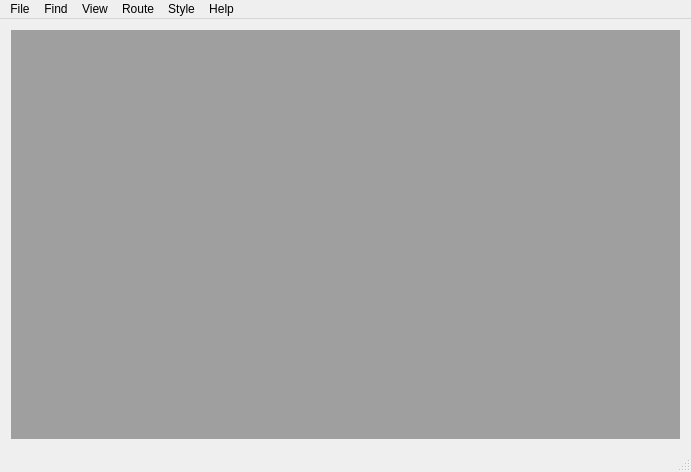
<?xml version="1.0" encoding="UTF-8"?>
<ui version="4.0">
 <class>MainWindow</class>
 <widget class="QMainWindow" name="MainWindow">
  <property name="geometry">
   <rect>
    <x>0</x>
    <y>0</y>
    <width>691</width>
    <height>472</height>
   </rect>
  </property>
  <property name="windowTitle">
   <string>CartoType Maps</string>
  </property>
  <widget class="QWidget" name="centralWidget">
   <layout class="QVBoxLayout" name="verticalLayout">
    <item>
     <widget class="QMdiArea" name="mdiArea"/>
    </item>
   </layout>
  </widget>
  <widget class="QMenuBar" name="menuBar">
   <property name="geometry">
    <rect>
     <x>0</x>
     <y>0</y>
     <width>691</width>
     <height>18</height>
    </rect>
   </property>
   <widget class="QMenu" name="menuFile">
    <property name="title">
     <string>File</string>
    </property>
    <addaction name="actionOpen"/>
    <addaction name="actionQuit"/>
    <addaction name="separator"/>
    <addaction name="actionPrint"/>
    <addaction name="actionPrint_Preview"/>
    <addaction name="separator"/>
    <addaction name="actionSave_Image_as_PNG"/>
    <addaction name="actionSave_Added_Data_as_CTMS"/>
    <addaction name="actionImport_Data_from_CTMS"/>
    <addaction name="actionImport_Data_from_GPX_file"/>
   </widget>
   <widget class="QMenu" name="menuHelp">
    <property name="title">
     <string>Help</string>
    </property>
    <addaction name="actionAbout_CartoType_Maps"/>
   </widget>
   <widget class="QMenu" name="menuView">
    <property name="title">
     <string>View</string>
    </property>
    <addaction name="actionScale"/>
    <addaction name="actionLegend"/>
    <addaction name="actionSet_Scale"/>
    <addaction name="actionRotator"/>
    <addaction name="actionRange"/>
    <addaction name="actionNorth_Up"/>
    <addaction name="actionGo_to_Location"/>
    <addaction name="actionGo_to_Ordnance_Survey_grid_reference"/>
    <addaction name="actionLayers"/>
    <addaction name="actionPerspective_View"/>
    <addaction name="actionMetric_Units"/>
    <addaction name="actionGraphics_Acceleration"/>
    <addaction name="action3D_Buildings"/>
    <addaction name="actionNight_Mode"/>
   </widget>
   <widget class="QMenu" name="menuFind">
    <property name="title">
     <string>Find</string>
    </property>
    <addaction name="actionFind"/>
    <addaction name="actionFind_Address"/>
    <addaction name="actionFind_Next"/>
   </widget>
   <widget class="QMenu" name="menuRoute">
    <property name="title">
     <string>Route</string>
    </property>
    <addaction name="actionReverse_Route"/>
    <addaction name="actionDelete_Route"/>
    <addaction name="actionDelete_Pushpins"/>
    <addaction name="separator"/>
    <addaction name="actionDrive"/>
    <addaction name="actionCycle"/>
    <addaction name="actionWalk"/>
    <addaction name="actionHike"/>
    <addaction name="actionCustom_Profile"/>
    <addaction name="actionTurn_expanded_router"/>
    <addaction name="separator"/>
    <addaction name="actionView_Route_Instructions"/>
    <addaction name="actionSave_Route_Instructions"/>
    <addaction name="actionSave_Route"/>
    <addaction name="actionSave_Route_as_GPX"/>
    <addaction name="actionLoad_Route"/>
    <addaction name="actionEdit_Custom_Route_Profile"/>
    <addaction name="actionSave_Custom_Route_Profile"/>
    <addaction name="actionLoad_Custom_Route_Profile"/>
   </widget>
   <widget class="QMenu" name="menuStyle">
    <property name="title">
     <string>Style</string>
    </property>
    <addaction name="actionChoose_Style_Sheet"/>
    <addaction name="actionReload_Style_Sheet"/>
    <addaction name="separator"/>
    <addaction name="actionUse_Custom_Style_Sheet"/>
    <addaction name="actionEdit_Custom_Style_Sheet"/>
    <addaction name="actionSave_Custom_Style_Sheet"/>
    <addaction name="actionLoad_Custom_Style_Sheet"/>
   </widget>
   <addaction name="menuFile"/>
   <addaction name="menuFind"/>
   <addaction name="menuView"/>
   <addaction name="menuRoute"/>
   <addaction name="menuStyle"/>
   <addaction name="menuHelp"/>
  </widget>
  <widget class="QStatusBar" name="statusBar"/>
  <action name="actionOpen">
   <property name="text">
    <string>Open...</string>
   </property>
   <property name="shortcut">
    <string>Ctrl+O</string>
   </property>
  </action>
  <action name="actionQuit">
   <property name="text">
    <string>Quit</string>
   </property>
  </action>
  <action name="actionAbout_CartoType_Maps">
   <property name="text">
    <string>About CartoType Maps...</string>
   </property>
  </action>
  <action name="actionScale">
   <property name="checkable">
    <bool>true</bool>
   </property>
   <property name="enabled">
    <bool>true</bool>
   </property>
   <property name="text">
    <string>Scale</string>
   </property>
   <property name="statusTip">
    <string>shows a distance scale</string>
   </property>
  </action>
  <action name="actionFind">
   <property name="text">
    <string>Find...</string>
   </property>
   <property name="shortcut">
    <string>Ctrl+F</string>
   </property>
  </action>
  <action name="actionFind_Next">
   <property name="text">
    <string>Find Next</string>
   </property>
   <property name="shortcut">
    <string>Ctrl+G</string>
   </property>
  </action>
  <action name="actionNorth_Up">
   <property name="text">
    <string>North Up</string>
   </property>
  </action>
  <action name="actionRotator">
   <property name="checkable">
    <bool>true</bool>
   </property>
   <property name="checked">
    <bool>true</bool>
   </property>
   <property name="text">
    <string>Rotator</string>
   </property>
   <property name="statusTip">
    <string>shows a tool to rotate the map</string>
   </property>
  </action>
  <action name="actionDrive">
   <property name="checkable">
    <bool>true</bool>
   </property>
   <property name="checked">
    <bool>true</bool>
   </property>
   <property name="text">
    <string>Drive</string>
   </property>
  </action>
  <action name="actionCycle">
   <property name="checkable">
    <bool>true</bool>
   </property>
   <property name="text">
    <string>Cycle</string>
   </property>
  </action>
  <action name="actionWalk">
   <property name="checkable">
    <bool>true</bool>
   </property>
   <property name="text">
    <string>Walk</string>
   </property>
  </action>
  <action name="actionHike">
   <property name="checkable">
    <bool>true</bool>
   </property>
   <property name="text">
    <string>Hike</string>
   </property>
  </action>
  <action name="actionDelete_Route">
   <property name="text">
    <string>Delete Route</string>
   </property>
  </action>
  <action name="actionSave_Route_Instructions">
   <property name="text">
    <string>Save Route Instructions...</string>
   </property>
  </action>
  <action name="actionSave_Route">
   <property name="text">
    <string>Save Route...</string>
   </property>
  </action>
  <action name="actionSave_Route_as_GPX">
   <property name="text">
    <string>Save Route as GPX...</string>
   </property>
  </action>
  <action name="actionLoad_Route">
   <property name="text">
    <string>Load Route...</string>
   </property>
  </action>
  <action name="actionSave_Image_as_PNG">
   <property name="text">
    <string>Save Image as PNG file...</string>
   </property>
  </action>
  <action name="actionFind_Address">
   <property name="text">
    <string>Find Address...</string>
   </property>
  </action>
  <action name="actionSave_Added_Data_as_CTMS">
   <property name="text">
    <string>Save Added Data as CTMS file...</string>
   </property>
  </action>
  <action name="actionImport_Data_from_CTMS">
   <property name="text">
    <string>Import Data from CTMS file...</string>
   </property>
  </action>
  <action name="actionImport_Data_from_GPX_file">
   <property name="text">
    <string>Import Data from GPX file...</string>
   </property>
  </action>
  <action name="actionGo_to_Location">
   <property name="text">
    <string>Go to Location...</string>
   </property>
  </action>
  <action name="actionChoose_Style_Sheet">
   <property name="text">
    <string>Choose Style Sheet...</string>
   </property>
  </action>
  <action name="actionReload_Style_Sheet">
   <property name="text">
    <string>Reload Style Sheet</string>
   </property>
   <property name="shortcut">
    <string>Ctrl+L</string>
   </property>
  </action>
  <action name="actionLayers">
   <property name="text">
    <string>Layers...</string>
   </property>
   <property name="statusTip">
    <string>enables or disables map layers</string>
   </property>
  </action>
  <action name="actionSet_Scale">
   <property name="text">
    <string>Set Scale...</string>
   </property>
  </action>
  <action name="actionPerspective_View">
   <property name="checkable">
    <bool>true</bool>
   </property>
   <property name="text">
    <string>Perspective View</string>
   </property>
  </action>
  <action name="actionMetric_Units">
   <property name="checkable">
    <bool>true</bool>
   </property>
   <property name="checked">
    <bool>true</bool>
   </property>
   <property name="text">
    <string>Metric Units</string>
   </property>
   <property name="statusTip">
    <string>switches between metric and imperial units</string>
   </property>
  </action>
  <action name="actionView_Route_Instructions">
   <property name="text">
    <string>View Route Instructions...</string>
   </property>
  </action>
  <action name="actionCustom_Profile">
   <property name="checkable">
    <bool>true</bool>
   </property>
   <property name="text">
    <string>Custom Route Profile</string>
   </property>
  </action>
  <action name="actionEdit_Custom_Route_Profile">
   <property name="text">
    <string>Edit Custom Route Profile...</string>
   </property>
  </action>
  <action name="actionSave_Custom_Route_Profile">
   <property name="text">
    <string>Save Custom Route Profile...</string>
   </property>
  </action>
  <action name="actionLoad_Custom_Route_Profile">
   <property name="text">
    <string>Load Custom Route Profile...</string>
   </property>
  </action>
  <action name="actionLegend">
   <property name="checkable">
    <bool>true</bool>
   </property>
   <property name="text">
    <string>Legend</string>
   </property>
   <property name="statusTip">
    <string>shows a legend (key to map symbols)</string>
   </property>
  </action>
  <action name="actionGo_to_Ordnance_Survey_grid_reference">
   <property name="text">
    <string>Go to Ordnance Survey grid reference...</string>
   </property>
  </action>
  <action name="actionEdit_Custom_Style_Sheet">
   <property name="text">
    <string>Edit Custom Style Sheet...</string>
   </property>
  </action>
  <action name="actionUse_Custom_Style_Sheet">
   <property name="checkable">
    <bool>true</bool>
   </property>
   <property name="text">
    <string>Use Custom Style Sheet</string>
   </property>
   <property name="shortcut">
    <string>Ctrl+C</string>
   </property>
  </action>
  <action name="actionSave_Custom_Style_Sheet">
   <property name="text">
    <string>Save Custom Style Sheet...</string>
   </property>
  </action>
  <action name="actionLoad_Custom_Style_Sheet">
   <property name="text">
    <string>Load Custom Style Sheet...</string>
   </property>
  </action>
  <action name="actionDelete_Pushpins">
   <property name="text">
    <string>Delete Pushpins</string>
   </property>
  </action>
  <action name="actionRange">
   <property name="checkable">
    <bool>true</bool>
   </property>
   <property name="text">
    <string>Range</string>
   </property>
   <property name="toolTip">
    <string>Range</string>
   </property>
   <property name="statusTip">
    <string>shows areas reachable in 10min and 20min</string>
   </property>
  </action>
  <action name="actionReverse_Route">
   <property name="text">
    <string>Reverse Route</string>
   </property>
  </action>
  <action name="actionPrint">
   <property name="text">
    <string>Print...</string>
   </property>
  </action>
  <action name="actionPrint_Preview">
   <property name="text">
    <string>Print Preview...</string>
   </property>
  </action>
  <action name="actionTurn_expanded_router">
   <property name="checkable">
    <bool>true</bool>
   </property>
   <property name="text">
    <string>Turn-expanded Router</string>
   </property>
   <property name="toolTip">
    <string>Use the turn-expanded router: slower but better</string>
   </property>
  </action>
  <action name="actionGraphics_Acceleration">
   <property name="checkable">
    <bool>true</bool>
   </property>
   <property name="text">
    <string>Graphics Acceleration</string>
   </property>
  </action>
  <action name="action3D_Buildings">
   <property name="checkable">
    <bool>true</bool>
   </property>
   <property name="text">
    <string>3D Buildings</string>
   </property>
  </action>
  <action name="actionNight_Mode">
   <property name="checkable">
    <bool>true</bool>
   </property>
   <property name="enabled">
    <bool>true</bool>
   </property>
   <property name="text">
    <string>Night Mode</string>
   </property>
  </action>
 </widget>
 <layoutdefault spacing="6" margin="11"/>
 <resources/>
 <connections>
  <connection>
   <sender>actionQuit</sender>
   <signal>triggered()</signal>
   <receiver>MainWindow</receiver>
   <slot>close()</slot>
   <hints>
    <hint type="sourcelabel">
     <x>-1</x>
     <y>-1</y>
    </hint>
    <hint type="destinationlabel">
     <x>345</x>
     <y>235</y>
    </hint>
   </hints>
  </connection>
 </connections>
</ui>
